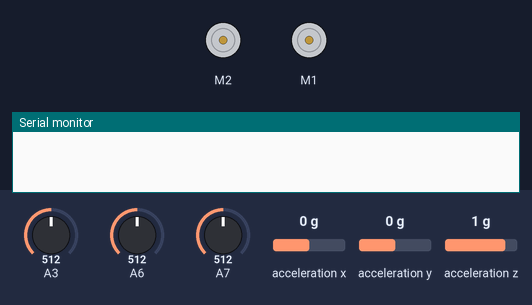
Bench run of a sketch on a simulated Arduino Nano, built with avr-gcc and run on an emulated ATmega328P. On the bench: 2 × DC motor (green arrow = forward, orange = backward, longer = faster), the last lines printed to the serial monitor. The inputs (shaded band) are chosen by the test bench; at power-on: acceleration x 0 g, A7 = 512, A3 = 512, A6 = 512, acceleration y 0 g, acceleration z 1 g.

Above: at 1.2 s.
1.3 s: acceleration x set to -1.4 g
At 2.5 s:
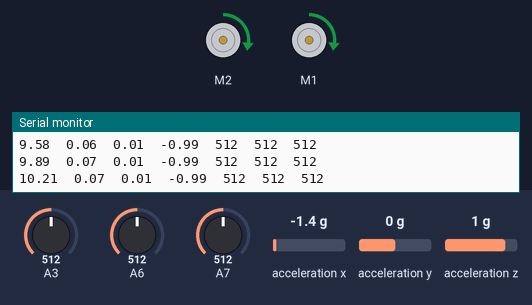
2.8 s: A7 set to 860
At 3.6 s:
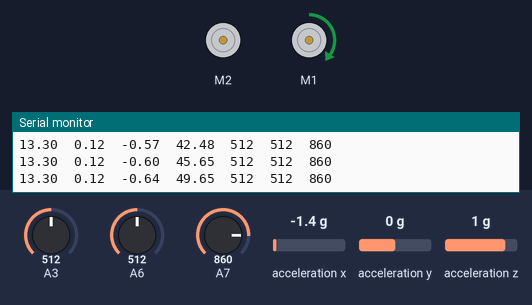
5.8 s: A7 set to 30
At 6.5 s:
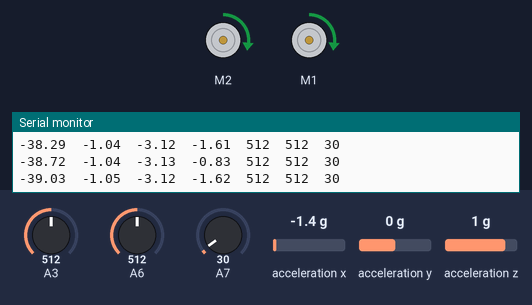
8.8 s: A7 set to 992
At 11.4 s:
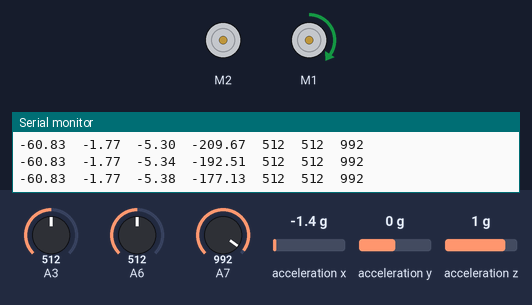
11.8 s: A3 set to 982
13.4 s: A3 set to 1009
Timing chart, 0 to 15.9 s (numbered marks = the images above; inputs shaded):
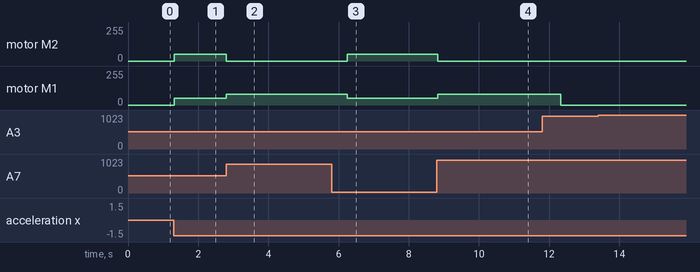

The sketch:

bug0.ino
```cpp
//BUG 0.1 G(80,0) define the original orientation of the car to be the x coordinate of the spatial frame
#include <RedBot.h>
RedBotSensor left = RedBotSensor(A3);
RedBotSensor center = RedBotSensor(A6);
RedBotSensor right = RedBotSensor(A7);
RedBotAccel accelerometer;
#define LINETHRESHOLD 850
#define SPEED 50

RedBotMotors motors;
RedBotEncoder encoder = RedBotEncoder(A2, 10);
int buttonPin = 12;
int leftSpeed;
int rightSpeed;
float lCount;
float rCount;
float def=0;
float r=16.1;
float C=20.428;
float a=0;
float x0=0;
float y0=0;
float x1=0;
float y1=0;
float lc1=0;
float rc1=0;
float lc2=0;
float rc2=0;
int i = 0;
float theta=0;
float x=80;
float y =0;
int k = 0 ;

void setup() {
  pinMode(buttonPin, INPUT_PULLUP);
  Serial.begin(9600);
}

void loop() {
  accelerometer.read();
  if(abs( accelerometer.x)>1000)
  k++;
  if(k>0)
  {
  if(i==0)
  {
    encoder.clearEnc(BOTH);
  i++;
    }


if (((abs(x-x0)<10)&&(abs(y-y0)<10))==0) // not reach the goal
{
   if((center.read() < LINETHRESHOLD)&&(right.read() < LINETHRESHOLD)&&(left.read() < LINETHRESHOLD))
  {
   if (def>5)
   {
    leftSpeed = 0;
    rightSpeed = SPEED + 30;
    motors.rightMotor(rightSpeed);
    motors.leftMotor(leftSpeed);
    delay(0);
   }//turn left
   else if (def<-5)
   {
    leftSpeed = -(SPEED + 30);
    rightSpeed = 0;
   motors.rightMotor(rightSpeed);
    motors.leftMotor(leftSpeed);
    delay(0);
   }//turn right
   else if (abs(def)<5)
   {
    leftSpeed = -SPEED;
    rightSpeed = SPEED;
    motors.rightMotor(rightSpeed);
    motors.leftMotor(leftSpeed);
    delay(0);
    }//go straight
} // no obstacle, adjust car's orientation to move toward the goal

else if ((((center.read() < LINETHRESHOLD)&&(right.read() < LINETHRESHOLD)&&(left.read() < LINETHRESHOLD))==0)&&(((center.read() > LINETHRESHOLD)&&(right.read() > LINETHRESHOLD)&&(left.read() > LINETHRESHOLD))==0)) //encounter obstacle
{
if (def>=0)  // G is in the left hand side of the car,then move around the obstacle
{
  if((center.read() > LINETHRESHOLD)&&(right.read() < LINETHRESHOLD)&&(left.read() < LINETHRESHOLD))
  {
    leftSpeed = -SPEED;
    rightSpeed = SPEED;
    motors.rightMotor(rightSpeed);
    motors.leftMotor(leftSpeed);
        delay(0);
  }
 //go straight

  else if((center.read() < LINETHRESHOLD)&&(right.read() > LINETHRESHOLD)&&(left.read() < LINETHRESHOLD))
  {
    leftSpeed = -(SPEED + 30);
    rightSpeed = 0;
       motors.rightMotor(rightSpeed);
    motors.leftMotor(leftSpeed);
        delay(0);
  }
 //go right

  else if((center.read() < LINETHRESHOLD)&&(right.read() < LINETHRESHOLD)&&(left.read() > LINETHRESHOLD))
  {
    leftSpeed = 0;
    rightSpeed = SPEED + 30;
        motors.rightMotor(rightSpeed);
    motors.leftMotor(leftSpeed);
        delay(0);
  }
 //go left
   else if((center.read() > LINETHRESHOLD)&&(right.read() < LINETHRESHOLD)&&(left.read() > LINETHRESHOLD))
  {
    leftSpeed = 0;
    rightSpeed = SPEED + 30;
        motors.rightMotor(rightSpeed);
    motors.leftMotor(leftSpeed);
        delay(0);
  }
 //go left

  if((center.read() > LINETHRESHOLD)&&(right.read() > LINETHRESHOLD)&&(left.read() > LINETHRESHOLD))
  {
    leftSpeed = -SPEED;
    rightSpeed = SPEED;
    motors.rightMotor(rightSpeed);
    motors.leftMotor(leftSpeed);
        delay(0);
  }
 //go straight

  else if((center.read() > LINETHRESHOLD)&&(right.read() > LINETHRESHOLD)&&(left.read() < LINETHRESHOLD))
  {
    leftSpeed = -(SPEED +30);
    rightSpeed = 0;
   motors.rightMotor(rightSpeed);
    motors.leftMotor(leftSpeed);
        delay(0);
  }
 //go right
  delay(0);
}
   else if (def<0)
   {
    leftSpeed = -(SPEED +30);
    rightSpeed = 0;
    motors.rightMotor(rightSpeed);
    motors.leftMotor(leftSpeed);
    delay(0);
    }//the goal is in the right hand side of the car , depart
   }
else if ((center.read() > LINETHRESHOLD)&&(right.read() > LINETHRESHOLD)&&(left.read() > LINETHRESHOLD))
{
if (abs(def)>5)
{
    leftSpeed = -SPEED;
    rightSpeed = SPEED;
    motors.rightMotor(rightSpeed);
    motors.leftMotor(leftSpeed);
        delay(0);
  }
if (abs(def)<5)
{
    leftSpeed = -(SPEED + 30);
    rightSpeed = 0;
    motors.rightMotor(rightSpeed);
    motors.leftMotor(leftSpeed);
    delay(1500);
  }// encounter obstacle, turn right
}

}


 // now, we will start to determine the orientation and position of the car real time


    lCount = encoder.getTicks(LEFT);
    rCount = encoder.getTicks(RIGHT);
    a=(rCount-lCount)*C/192;
    theta=a/r; // determine the theta of the car
    def = y-x*tan(theta)+x0*tan(theta)-y0; // the function which is determined by the coordinate and orientation of the car
    if (leftSpeed==-rightSpeed)
    {
    lc1 = encoder.getTicks(LEFT);
    x0=x0+(lc1-lc2)*C*cos(theta)/192;
    y0=y0+(lc1-lc2)*C*sin(theta)/192;
    lc2=lc1;
      }// when car moving forward, add up the displacement
   Serial.print(x0);
   Serial.print("\t");
   Serial.print(y0);
   Serial.print("\t");
   Serial.print(theta);
   Serial.print("\t");
   Serial.print(def);
   Serial.print("\t");
   Serial.print(left.read());
  Serial.print("\t");  // tab character
  Serial.print(center.read());
  Serial.print("\t");  // tab character
  Serial.print(right.read());
  Serial.print("\t");  // tab character
   Serial.println();

    if ((abs((x0-x)<10))&&(abs((y-y0)<10)))
    motors.brake();//reach the goal,stop

}
}
```

Measured:
- after the input at 1.3 s, motor M2, motor M1: stopped → forward 49/255 at once
- after the input at 2.8 s, motor M2: forward 49/255 → stopped after 0.00 s instead of 3.0 s; motor M1: forward 49/255 → forward 79/255 at once
- after the input at 5.8 s, motor M2: stopped → forward 49/255 after 0.45 s; motor M1: forward 79/255 → forward 49/255 after 0.45 s
- after the input at 8.8 s, motor M2: goes on until 8.8 s, then stays stopped; motor M1: goes on until 8.8 s, then stays forward 79/255
- after the input at 11.8 s, motor M1: forward 79/255 → stopped after 0.52 s instead of 1.6 s
